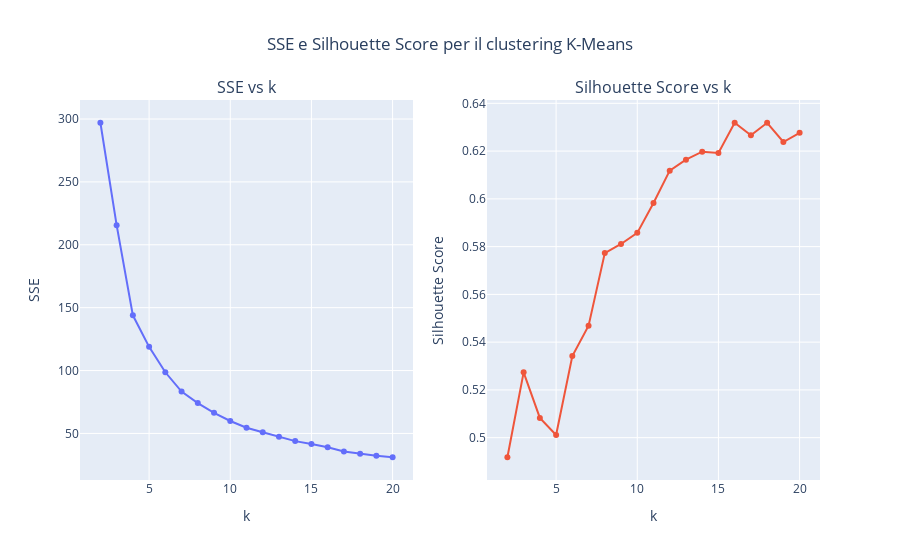

Notebook cell for this chart:
### Code cell
# Crea la figura con due sottotrame (subplots)
fig = make_subplots(rows=1, cols=2, subplot_titles=("SSE vs k", "Silhouette Score vs k"))

# Grafico SSE vs k
fig.add_trace(
    go.Scatter(x = [x + 2 for x in range(len(sse_list))], y=sse_list, mode='lines+markers', name="SSE"),
    row=1, col=1
)
fig.update_xaxes(title_text="k", row=1, col=1)
fig.update_yaxes(title_text="SSE", row=1, col=1)

# Grafico Silhouette Score vs k
fig.add_trace(
    go.Scatter(x = [x + 2 for x in range(len(sil_list))], y=sil_list, mode='lines+markers', name="Silhouette"),
    row=1, col=2
)
fig.update_xaxes(title_text="k", row=1, col=2)
fig.update_yaxes(title_text="Silhouette Score", row=1, col=2)

# Layout generale della figura
fig.update_layout(title_text="SSE e Silhouette Score per il clustering K-Means",
                  showlegend=False, title_x=0.5)

# Mostra il grafico
fig.show()

# Mostra il valore dell'SSE per k=6
# print(sse_list[4]) # Corrisponde a k = 6, dato che la lista parte da 0

### Figure 1 — Plotly figure (JSON) as saved in the notebook; plotly's stock layout.template omitted (floating-point values rounded to 4 significant figures)
{"data": [{"mode": "lines+markers", "name": "SSE", "type": "scatter", "x": [2, 3, 4, 5, 6, 7, 8, 9, 10, 11, 12, 13, 14, 15, 16, 17, 18, 19, 20], "xaxis": "x", "y": [297.0, 215.6, 143.9, 118.8, 98.62, 83.28, 74.14, 66.39, 59.91, 54.5, 50.9, 47.26, 43.89, 41.6, 39.04, 35.68, 33.79, 32.31, 31.06], "yaxis": "y"}, {"mode": "lines+markers", "name": "Silhouette", "type": "scatter", "x": [2, 3, 4, 5, 6, 7, 8, 9, 10, 11, 12, 13, 14, 15, 16, 17, 18, 19, 20], "xaxis": "x2", "y": [0.4918, 0.5273, 0.5083, 0.5011, 0.5342, 0.5469, 0.5773, 0.5811, 0.5858, 0.5982, 0.6118, 0.6164, 0.6198, 0.6192, 0.6319, 0.6266, 0.6318, 0.6238, 0.6277], "yaxis": "y2"}], "layout": {"annotations": [{"font": {"size": 16}, "showarrow": false, "text": "SSE vs k", "x": 0.225, "xanchor": "center", "xref": "paper", "y": 1, "yanchor": "bottom", "yref": "paper"}, {"font": {"size": 16}, "showarrow": false, "text": "Silhouette Score vs k", "x": 0.775, "xanchor": "center", "xref": "paper", "y": 1, "yanchor": "bottom", "yref": "paper"}], "showlegend": false, "title": {"text": "SSE e Silhouette Score per il clustering K-Means", "x": 0.5}, "xaxis": {"anchor": "y", "domain": [0, 0.45], "title": {"text": "k"}}, "xaxis2": {"anchor": "y2", "domain": [0.55, 1], "title": {"text": "k"}}, "yaxis": {"anchor": "x", "domain": [0, 1], "title": {"text": "SSE"}}, "yaxis2": {"anchor": "x2", "domain": [0, 1], "title": {"text": "Silhouette Score"}}}}
